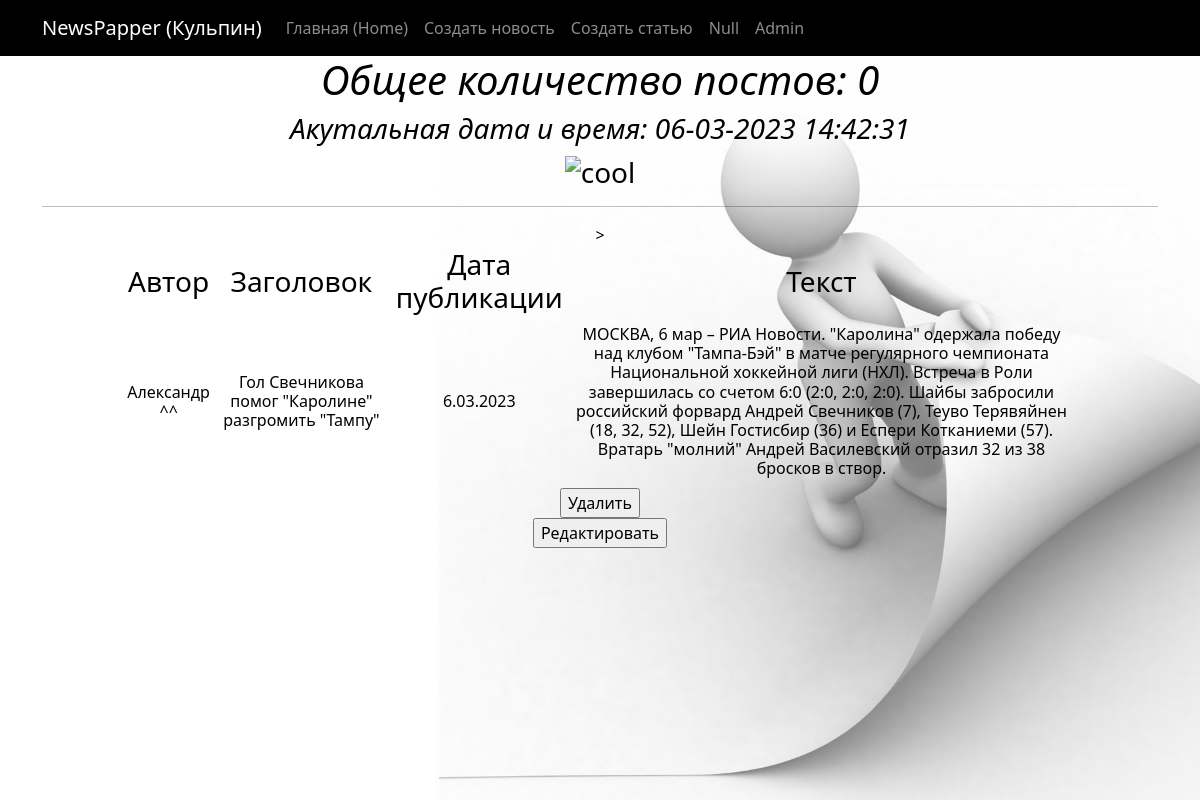
/news/15, run on the app's committed database.
### news/models.py (models this page shows, shortened)
class Post(models.Model):
    article = 'AR'
    news = 'NE'
    POST_TYPES = [
        (article, 'Статья'),
        (news, 'Новость')
    ]
    author = models.ForeignKey(Author, on_delete=models.CASCADE)
    post_type = models.CharField(max_length=2, choices=POST_TYPES)
    time_created = models.DateTimeField(auto_now_add=True)
    categories = models.ManyToManyField(Category, through='PostCategory')
    title = models.CharField(max_length=255)
    text = models.TextField()
    rating = models.FloatField(default=0.0)

class Author(models.Model):
    rating = models.FloatField(default=0.0)
    user = models.OneToOneField(User, on_delete=models.CASCADE)
    def __str__(self):
        return self.user.username

### news/views.py (the view)
# urls.py: path('<int:pk>', PostDetail.as_view(), name='postdetail'),
class PostDetail(DetailView):
    model = Post
    template_name = 'news_pk.html'
    context_object_name = 'post'

### news/templatetags/custom_filters.py (called while the page is built)
@register.filter()
def currency(value, code='rub'):
   postfix = CURRENCIES_SYMBOLS[code]
   return f'{value} {postfix}'

@register.filter()
def censor(value):
   bad_words = ('скотина', 'бляха')
   if not isinstance(value, str):
      raise TypeError(f"unresolved type '{type(value)}' expected  type 'str'")
   for word in value.split():
      if word.lower() in bad_words:
         value = value.replace(word, f"{word[0]}{'*' * (len(word) - 2)}{word[-1]}")
   return value

### news/templatetags/custom_tags.py (called while the page is built)
@register.simple_tag()
def current_time(format_string='%d-%m-%Y %H:%M:%S'):
   return datetime.utcnow().strftime(format_string)

### templates/news_pk.html (shortened to what this page needs)
{% extends 'flatpages/default.html' %}
{% load custom_filters %}
{% load custom_tags %}
{% block content %}
   <h1><em>Общее количество постов: {{ post|length }}</em></h1>
   <h3><em>Акутальная дата и время: {% current_time '%d-%m-%Y %H:%M:%S' %}</em></h3>
   <h3><p>{{ next_sale|default_if_none:"Скоро обновление новостей!" }}<img src="https://html5-editor.net/tinymce/plugins/emoticons/img/smiley-cool.gif" alt="cool" /></p> </h3>
   <hr>
   {% if post %}
       <table>
           <tr>
               <td><h3>Автор</h3></td>
               <td><h3>Заголовок</h3></td>
               <td><h3>Дата публикации</h3></td>
               <td><h3>Текст</h3></td>
           </tr>
           <tr>
               <td><h6>{{ post.author | currency:'Fi' | censor}}</h6></td>
               <td><h6>{{ post.title | censor}}</h6></td>
               <td><h6>{{ post.time_created|date:'j.m.Y' }}</h6></td>
               <td><h6>{{ post.text | censor }}</h6></td>>
           </tr>
       </table>
   {% else %}
       <h2>Постов нет!!</h2>
   {% endif %}
<form action="{% url 'post_delete' post.id %}" method="post">
    <input type="submit" value="Удалить" />
</form>
<form action="{% url 'post_update' post.id %}" method="post">
    <input type="submit" value="Редактировать" />
</form>
{% endblock content %}

### templates/news_pk.html (style rules this page uses)
table { width: 950px; margin: auto; }
td { text-align: center; }

### data on the page
Post: author|censor "Александр ^^", title|censor "Гол Свечникова помог \"Каролине\" разгромить \"Тампу\"", time_created "6.03.2023", text|censor "МОСКВА, 6 мар – РИА Новости. \"Каролина\" одержала победу над клубом \"Тампа-Бэй\" в матче регулярного чемпионата Национальной хоккейной лиги (НХЛ). Встреча в Роли завершилась со счетом 6:0 (2:0, 2:0, 2:0). Шайбы забросили российский форвард Андрей Свечников (7), Теуво Терявяйнен (18, 32, 52), Шейн Гостисбир (36) и Еспери Котканиеми (57). Вратарь \"молний\" Андрей Василевский отразил 32 из 38 бросков в створ."

### other printed values
{{ post|length }} "0"
